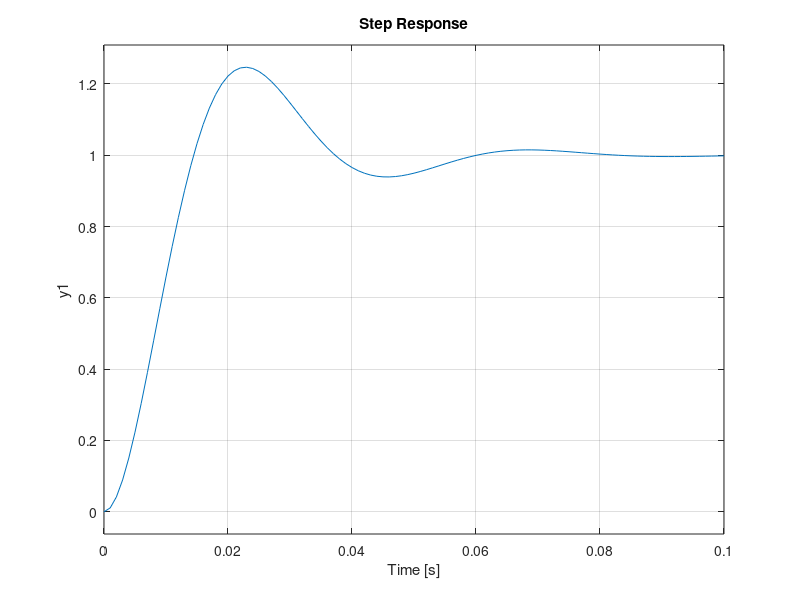
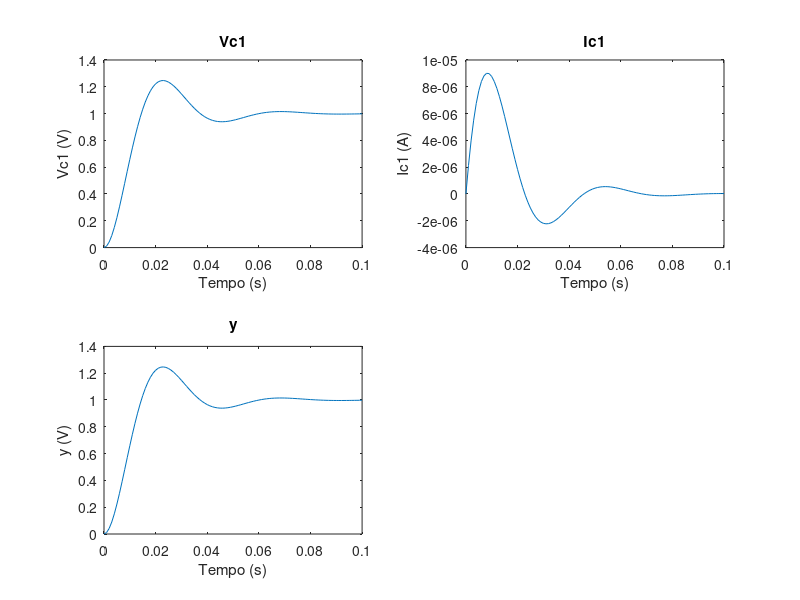

Write the MATLAB code that produced these figures, in order. (Note: this script raises an error after producing the figures.)
% Representação do Sistema no Espaço de Estados
clc;
clear;
close all;
format long;

C1=100e-9;
C2=680e-9;
R1=36e3;
R2=18e3;

A = [0 1/C1;-1/(R1*R2*C2) -(R1+R2)/(R1*R2*C2)];
B = [0;1/(R1*R2*C2)];
C = [1 0];
D = [0];

% Resposta ao degrau da função original
sistema=ss(A,B,C,D)

figure(1)
step(sistema)

[Y,t,X] = step(sistema);
% Separando as partes
figure(2)
subplot(2,2,1)
plot(t,X(:,1))
hold on
title('Vc1')
xlabel('Tempo (s)')
ylabel('Vc1 (V)')
subplot(2,2,2)
plot(t,X(:,2))
hold on
title('Ic1')
xlabel('Tempo (s)')
ylabel('Ic1 (A)')
subplot(2,2,3)
plot(t,Y)
hold on
title('y')
xlabel('Tempo (s)')
ylabel('y (V)')

% Especificações do projeto
Mp = 0.12
ts5 = 0.018                       

% Calculo do zeta e wn
syms zeta wn
zeta = solve(Mp == exp(-pi*(zeta/sqrt(1-zeta^2))), zeta);
zeta = eval(zeta(1))
wn = 3/(zeta*ts5)

% Polos de malha fechada
s1=-zeta*wn+j*wn*sqrt(1-zeta^2)
s2=-zeta*wn-j*wn*sqrt(1-zeta^2)
s3= 5*real(s1)   

% Matriz de Controlabilidade
M=ctrb(A,B)
% Teste de controlabilidade
rank(M)  

% Projeto do controlador / servosistema
A_chapeu = [A zeros(2,1);-C 0];
B_chapeu = [B;0];

% Matriz de ganhos do controlador K_chapeu = [k1 k2 -ki]
K_chapeu=acker(A_chapeu,B_chapeu,[s1 s2 s3])

% Verificando
eig(A_chapeu-B_chapeu*K_chapeu);

K = [K_chapeu(1) K_chapeu(2)];
Ki = -K_chapeu(3);
AA = [A-B*K B*Ki;-C 0];
BB = [0;0;1];
CC = [1 0 0];
DD = 0;

% Resposta ao degrau do controlador e original
figure(3)
step(sistema)
hold on
step(AA,BB,CC,DD)
title('Resposta ao Degrau da Planta Original e Controlador')
legend('Planta Original', 'Controlador')
hold off

%% observador de ordem mínima
Abb=[A(2,2)];
Aab=[A(1,2)];
L=5*real(s1);
Ke=acker(Abb',Aab',L)'

Aaa=A(1,1);
Aba=A(2,1);
Ba=0;
Bb=B(2,1);

Achapeu=Abb-Ke*Aab;
Bchapeu=Achapeu*Ke+Aba-Ke*Aaa;
Fchapeu=Bb-Ke*Ba;
Cchapeu=[0;1];
Dchapeu=[1;Ke];

AAA = [A zeros(2,1); Bchapeu*C Achapeu]
BBB = [B;Fchapeu]
CCC = [Dchapeu*C Cchapeu]
DDD = zeros(length(A),1)

figure(4)
hold on
t=0:0.00001:0.12;
obs = step(AAA,BBB,CCC,DDD,1,t);
plot(t,obs(:,1),'ko')
sori = step(A,B,C,D,1,t);
plot(t,sori,'r','LineWidth',2)
title('Resposta ao Degrau da Planta Original e Observador de Ordem Minima')
legend('Observador','Original');
hold off

%% Equação recursiva
T = 1e-4;
k = 0:1:(0.30/T); 
r = ones(1,length(k)/2); 
r = [r 1.5.*r];

% Condições iniciais
x1(1)=0;
x2(1)=0;
x1_ponto(1)=0;
x2_ponto(1)=0;
y(1)=C(1)*x1(1)+C(2)*x2(1);
u(1) = 0;          
eta1(1)=0;
eta1_ponto(1)=Fchapeu(1)*u(1);   
x1til(1) = 0; 
x2til(1) = 0; 
E(1) = 0;            
y_til(1) = 0;  
e(1) = 0;         
v(1) = 0;        
E_ponto(1) = r(1)-y(1);

for j=2:length(k)

    x1(j)= T*x1_ponto(j-1)+x1(j-1);
    x2(j)= T*x2_ponto(j-1)+x2(j-1);    
    E(j) = T*E_ponto(j-1)+E(j-1);    
    v(j) = K(1)*x1(j)+K(2)*x2(j);
    u(j) = Ki*E(j)-v(j);
    x1_ponto(j)=A(1,1)*x1(j)+A(1,2)*x2(j)+B(1)*u(j);  
    x2_ponto(j)=A(2,1)*x1(j)+A(2,2)*x2(j)+B(2)*u(j); 
    y(j)=C(1)*x1(j)+C(2)*x2(j)+D*u(j);
    E_ponto(j) = r(j)-y(j);
    eta1(j)=T*eta1_ponto(j-1)+eta1(j-1);
    eta1_ponto(j)=Achapeu(1,1)*eta1(j)+Bchapeu(1)*y(j)+Fchapeu(1)*u(j);
    xtil1(j)=Cchapeu(1,1)*eta1(j)+Dchapeu(1)*y(j);
    xtil2(j)=Cchapeu(2,1)*eta1(j)+Dchapeu(2)*y(j);    
    y_til(j)=C(1)*xtil1(j);
    e(j) = y(j)-y_til(j);
end

% Variáveis originais e do observador
figure(5)
subplot(2,1,1)
plot(k*T,x1,'*')
title('x1(Vc1)')
hold on
subplot(2,1,2)
plot(k*T,x2,'*')
title('x2(Ic1)')
hold on
subplot(2,1,1)
plot(k*T,xtil1,'o')
subplot(2,1,2)
plot(k*T,xtil2,'o')

hold off

% Saida do Sistema
figure(6)
sist=ss(AA,BB,CC,DD)
opt = stepDataOptions('InputOffset',1,'StepAmplitude',.5);
t=0.0:T:0.15;
sist_=step(sist,t,opt);
plot(t+.15,sist_(:,1))
hold on
plot(k*T,y,'r*')
title('Resposta ao Degrau da Planta Controlada')
legend('Planta Original', 'Planta Controlada')
xlabel('Tempo (s)')
xlim([.15 .30])
hold off

% Ação de controle
figure(7);
plot(k*T, u, k*T, y);
%plot(k*T, y);
title('Ação de Controle do Sistema com Observador de Ordem Mínima');
xlabel('Tempo (s)');
ylabel('Ação de Controle');
title('Forma de onda do sinal de saída')
legend('Ação de Controle', 'Controlador')

%xlim([0.15 0.30])
grid on;
